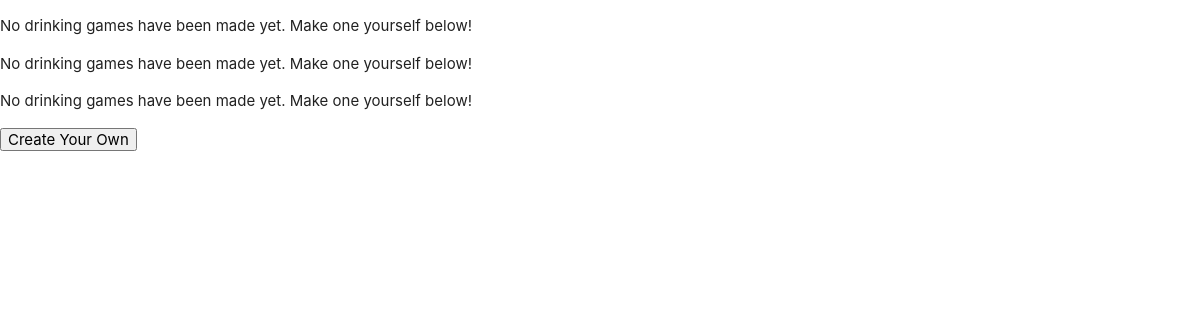
Before: /shots/ with the older database file.
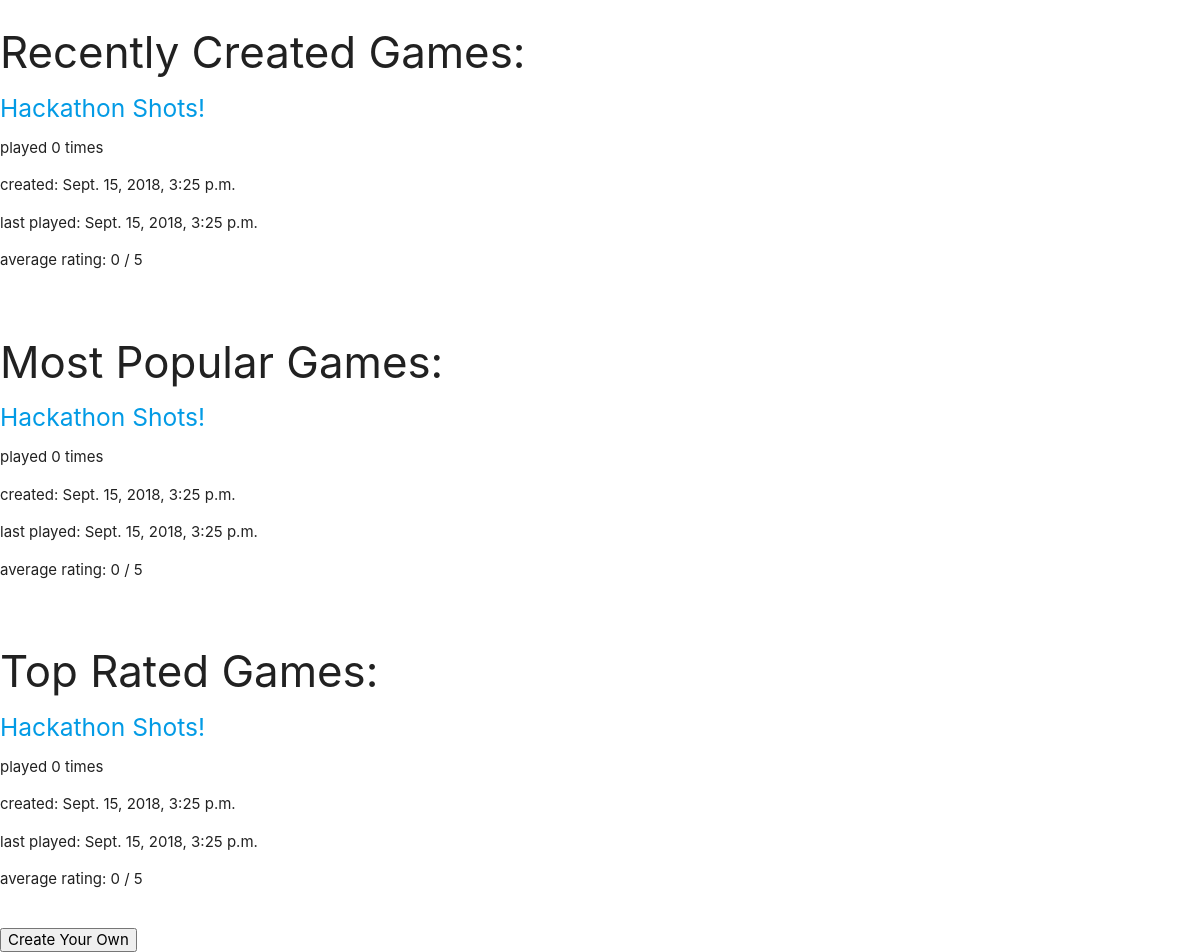
After: the same page with the newer database file.
### shots_app/models.py (models this page shows, shortened)
class DrinkingGame(models.Model):
    title = models.CharField(max_length = 200)
    pub_date = models.DateTimeField('date created', default = datetime.datetime.now())
    play_date = models.DateTimeField('date last played', null = True)
    play_count = models.IntegerField(default = 0)
    rating = models.IntegerField(default = 0,
                                 choices = [(1, 'A-cup anime titties'),
                                            (2, 'B-cup anime titties'),
                                            (3, 'C-cup anime titties'),
                                            (4, 'D-cup anime titties'),
                                            (5, 'DD-cup anime titties')])

### shots_app/views.py (the view)
# urls.py: path('', views.home, name = 'home'),
def home(request):
    latest_games = DrinkingGame.objects.order_by('-pub_date')[:5]
    most_played = DrinkingGame.objects.order_by('-play_count')[:5]
    top_rated = DrinkingGame.objects.order_by('-rating')[:5]
    context = { 'latest_games' : latest_games,
                'most_played' : most_played,
                'top_rated' : top_rated }
    return render(request, 'shots_app/home.html', context)

### shots_app/templates/shots_app/home.html (shortened to what this page needs)
{% load static %}
<!DOCTYPE html>
<html>
  <head>
    <link type="text/css" rel="stylesheet" href="{% static "shots_app/css/materialize.min.css" %}" media="screen,projection"/>
  </head>
  <body>
    {% if latest_games %}
      <h3>Recently Created Games:</h3>
        {% for game in latest_games %}
            <h5><a href="/shots/{{ game.id }}/">{{ game.title }}</a></h5>
            <p>played {{ game.play_count }} times</p>
            <p>created: {{ game.pub_date }}</p>
            <p>last played: {{ game.play_date }}</p>
            <p>average rating: {{ game.rating }} / 5</p>
            <br>
        {% endfor %}
    {% else %}
        <p>No drinking games have been made yet. Make one yourself below!</p>
    {% endif %}
    {% if most_played %}
      <h3>Most Popular Games:</h3>
        {% for game in most_played %}
            <h5><a href="/shots/{{ game.id }}/">{{ game.title }}</a></h5>
            <p>played {{ game.play_count }} times</p>
            <p>created: {{ game.pub_date }}</p>
            <p>last played: {{ game.play_date }}</p>
            <p>average rating: {{ game.rating }} / 5</p>
            <br>
        {% endfor %}
    {% else %}
        <p>No drinking games have been made yet. Make one yourself below!</p>
    {% endif %}
    {% if top_rated %}
      <h3>Top Rated Games:</h3>
        {% for game in top_rated %}
            <h5><a href="/shots/{{ game.id }}/">{{ game.title }}</a></h5>
            <p>played {{ game.play_count }} times</p>
            <p>created: {{ game.pub_date }}</p>
            <p>last played: {{ game.play_date }}</p>
            <p>average rating: {{ game.rating }} / 5</p>
            <br>
        {% endfor %}
    {% else %}
        <p>No drinking games have been made yet. Make one yourself below!</p>
    {% endif %}
    <form action="/shots/create/">
      <input type="submit" value="Create Your Own" />
    </form>
  </body>
</html>

Changed rows visible on the page:
added DrinkingGame: title "Hackathon Shots!", play_count "0", pub_date "Sept. 15, 2018, 3:25 p.m.", play_date "Sept. 15, 2018, 3:25 p.m.", rating "0"
Other visible differences:
text no longer shown: "No drinking games have been made yet. Make one yourself below! No drinking games have been made yet. Make one yourself below! No drinking games have been made yet. Make one yourself below!"
text now shown: "Recently Created Games: Most Popular Games: Top Rated Games:"
